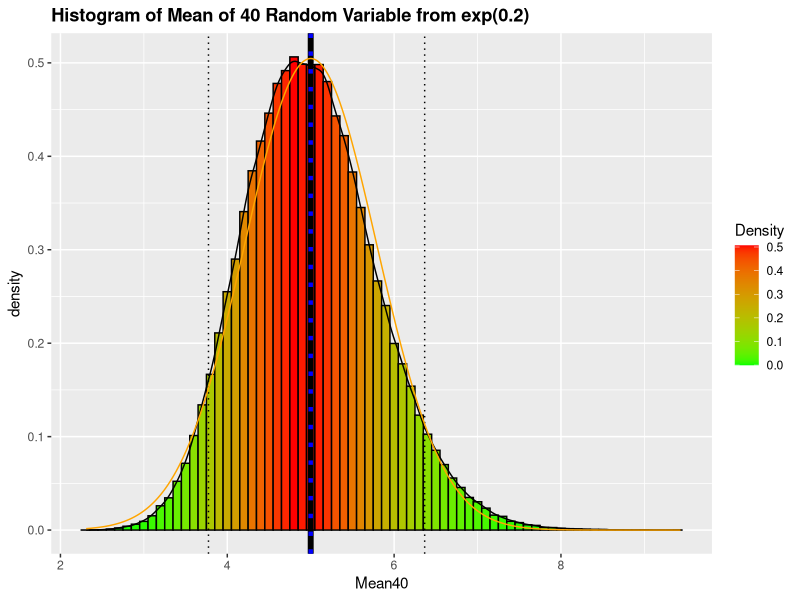

R code for this plot:
## ---- chunk 1
#importing the necessary libraries
library(ggplot2)
library(Cairo)

lambda <- 0.2
nsim <- 100000 
expdata <- matrix(rexp(40*nsim,lambda),40)
expmean <- data.frame(Mean40=colMeans(expdata))
## ---- chunk 2
theo.mean <- 1/lambda
theo.var <- lambda^(-2)/40
sample.mean <- colMeans(expmean)
sample.var <- var(expmean$Mean40)
## ---- chunk 3
normdist <- dnorm(expmean$Mean40, mean=theo.mean, sd=sqrt(theo.var))
## ---- chunk 4
quantiles <- quantile(expmean$Mean40,c(0.05,0.95))
g1 <- ggplot(expmean, aes(x=Mean40))
g1 + geom_histogram(aes(y=..density.., fill=..density..), binwidth=0.1, 
                    color="black") + 
    scale_fill_gradient("Density", low="green", high="red") + geom_density() +
    geom_vline(xintercept=theo.mean, size=2) + 
    geom_vline(xintercept=sample.mean, size=1.5, linetype="dotted", color="blue") +
    geom_vline(xintercept=quantiles, linetype="dotted") +
    geom_line(aes(x=expmean$Mean40, y=normdist), color="orange") +
    ggtitle("Histogram of Mean of 40 Random Variable from exp(0.2)") + 
    theme(plot.title = element_text(face="bold"))
## ---- chunk 5
var.ratio <- sample.var/theo.var
## ---- chunk 6
CI <- theo.mean + c(-1,1)*1.96*sqrt(sample.var/40)
CI <- data.frame(Lower=CI[1],Upper=CI[2])
